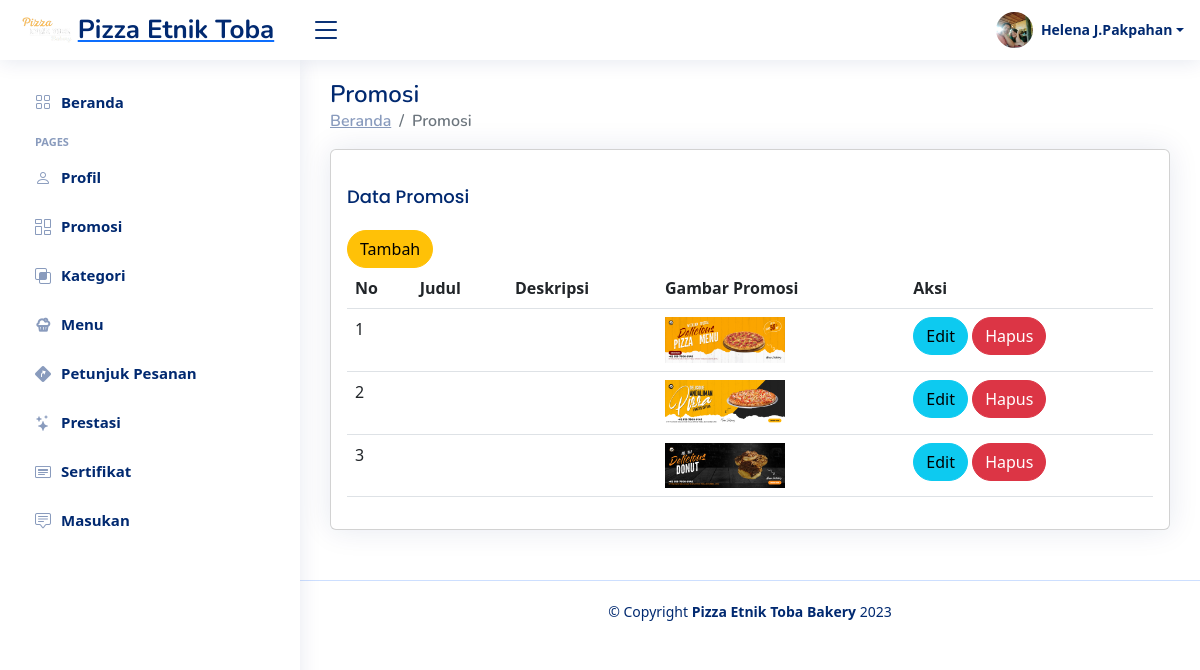
/Website/Admin/promosi.php (signed in), run on an earlier commit of the app's database.
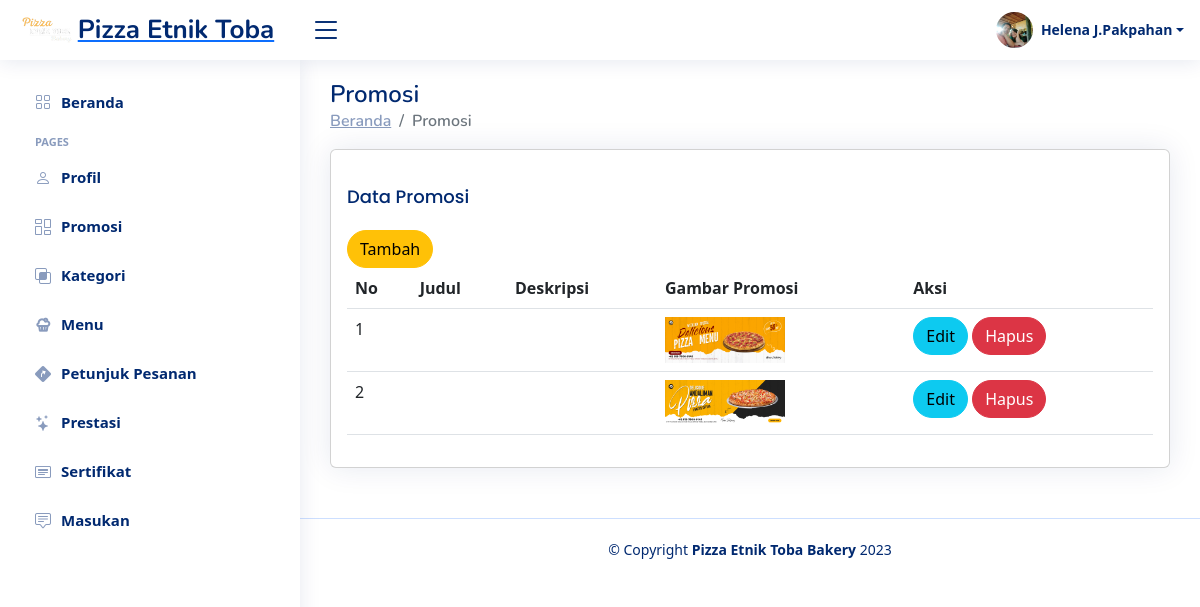
And on a later commit of the database.
### tables this page shows
CREATE TABLE `carousel` (
  `id_carousel` int(11) NOT NULL,
  `judul_carousel` varchar(100) DEFAULT NULL,
  `deskripsi_carousel` text DEFAULT NULL,
  `gambar_carousel` varchar(255) NOT NULL,
  `id_admin` int(11) NOT NULL DEFAULT 1
);

### Website/Admin/promosi.php (the view, shortened to what this page needs)
<!DOCTYPE html>
<html lang="en">
<head>
    <link rel="stylesheet" href="style.css">
    <link href="vendor/bootstrap/css/bootstrap.min.css" rel="stylesheet">
    <link href="vendor/bootstrap-icons/bootstrap-icons.css" rel="stylesheet">
    <link href="vendor/boxicons/css/boxicons.min.css" rel="stylesheet">
    <link href="vendor/quill/quill.snow.css" rel="stylesheet">
    <link href="vendor/quill/quill.bubble.css" rel="stylesheet">
    <link href="vendor/remixicon/remixicon.css" rel="stylesheet">
    <link href="vendor/simple-datatables/style.css" rel="stylesheet">
</head>
<?php include 'header.php' ?>
<?php include 'sidebar.php' ?>
<main id="main" class="main">
    <div class="pagetitle">
        <h1>Promosi</h1>
        <nav>
            <ol class="breadcrumb">
                <li class="breadcrumb-item"><a href="index.php">Beranda</a></li>
                <li class="breadcrumb-item active">Promosi</li>
            </ol>
        </nav>
    </div>
    <section class="section">
        <div class="row">
            <div class="col-lg-12">
                <div class="card">
                    <div class="card-body">
                        <h5 class="card-title">Data Promosi</h5>
                        <a href="add-promosi.php"><button type="button" class="btn btn-warning rounded-pill">Tambah</button></a>
                        <div class="table-responsive">
                            <table class="table datatable">
                                <thead>
                                    <tr>
                                        <th scope="col">No</th>
                                        <th scope="col">Judul</th>
                                        <th scope="col">Deskripsi</th>
                                        <th scope="col">Gambar Promosi</th>
                                        <th scope="col">Aksi</th>
                                    </tr>
                                </thead>
                                <tbody>
                                    <?php
                                    include_once('../koneksi/koneksi.php');
                                    $no = 1;
                                    $query = 'SELECT * FROM carousel';
                                    $result_set = $koneksi->query($query);
                                    while ($row = $result_set->fetch_assoc()) {
                                    ?>
                                        <tr>
                                            <td><?= $no; ?></td>
                                            <td><?= $row['judul_carousel']; ?></td>
                                            <td><?= $row['deskripsi_carousel']; ?></td>
                                            <td><img src="../../pictures/<?php echo $row['gambar_carousel']; ?>" style="width:120px;"></td>
                                            <td>
                                                <a href="edit-promosi.php?id=<?php echo $row['id_carousel']; ?>&gambar=<?php echo $row['gambar_carousel']; ?>"><button type="button" class="btn btn-info rounded-pill">Edit</button></a>
                                                <a href="hapus.php?id=<?php echo $row['id_carousel']; ?>&gambar=<?php echo $row['gambar_carousel']; ?>&tabel=carousel&halaman=promosi" onclick="return confirm('Anda yakin akan menghapus data ini?')"><button type="button" class="btn btn-danger rounded-pill">Hapus</button>
                                            </td>
                                        </tr>
                                    <?php $no++;
                                    } ?>
                                </tbody>
                            </table>
                        </div>
                    </div>
                </div>
            </div>
        </div>
    </section>
</main>
<?php include 'footer.php' ?>
</body>
</html>

What changed in the data, as far as the page shows it:
removed carousel: gambar_carousel (picture)
